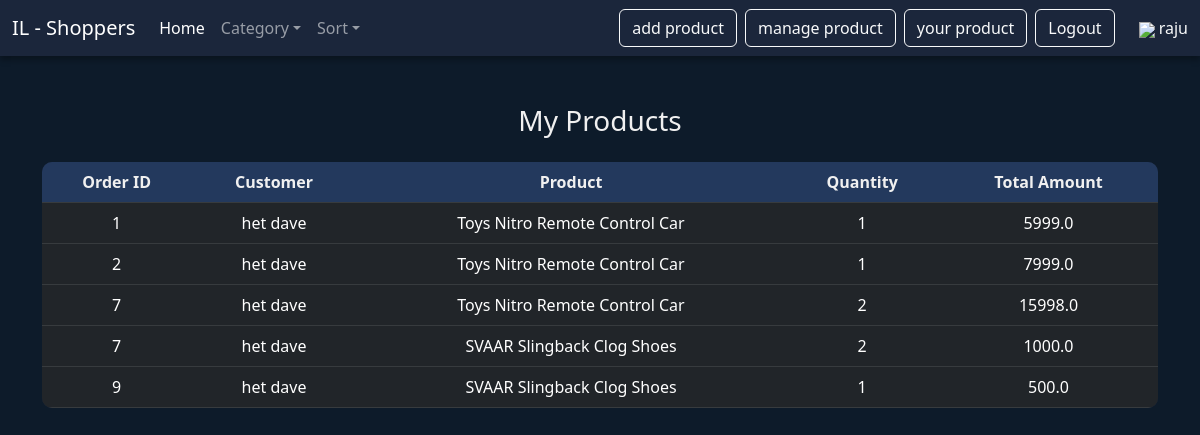
The app's page /sellerorders (signed in) with its own data.
### app1/models.py (models this page shows, shortened)
class Cart(models.Model):
    userid=models.ForeignKey(RegisterModel,on_delete=models.CASCADE)
    productid=models.ForeignKey(product,on_delete=models.CASCADE)
    quantity=models.IntegerField()
    totalprice=models.FloatField()
    orderstatus=models.IntegerField()
    orderid=models.IntegerField()

class RegisterModel(models.Model):
    name = models.CharField(max_length=25)
    email = models.EmailField()
    phone = models.IntegerField()
    password = models.CharField(max_length=16)
    address = models.TextField()
    dp = models.ImageField(upload_to="photos")
    gender = models.CharField(max_length=10)
    role = models.CharField(max_length=10)

class product(models.Model):
    pname=models.CharField(max_length=30)
    catid=models.ForeignKey(category,on_delete=models.CASCADE)
    pimg=models.ImageField(upload_to="photos")
    price=models.FloatField()
    description=models.TextField()
    status=models.CharField(max_length=15,default='available')
    sellerid=models.ForeignKey(RegisterModel,on_delete=models.CASCADE)
    color = models.ManyToManyField(color, blank=True)

### app1/views.py (the view)
# urls.py: path('sellerorders',views.sellerorders),
def sellerorders(request):
    sellerid = request.session["log_id"]
    seller_products = product.objects.filter(sellerid=RegisterModel(id=sellerid))
    seller_product_ids = seller_products.values_list('id',flat=True)
    cart_items = Cart.objects.filter(productid__in = seller_product_ids, orderstatus = 0)
    context = {
        "items":cart_items
    }
    return render(request,"sellerorder.html",context)

### app1/templates/sellerorder.html (shortened to what this page needs)
<!DOCTYPE html>
<html lang="en">
<head>
    <link href="https://cdn.jsdelivr.net/npm/bootstrap@5.3.0-alpha3/dist/css/bootstrap.min.css" rel="stylesheet">
</head>
<body>
{%include 'nav.html'%}
<div class="container my-5">
    <h3 class="text-center mb-4">My Products</h3>
    {% if items %}
    <div class="table-responsive">
        <table class="table table-dark table-hover text-center">
            <thead>
                <tr>
                    <th>Order ID</th>
                    <th>Customer</th>
                    <th>Product</th>
                    <th>Quantity</th>
                    <th>Total Amount</th>
                </tr>
            </thead>
            <tbody>
            {% for item in items %}
                <tr>
                    <td>{{ item.orderid }}</td>
                    <td>{{ item.userid.name }}</td>
                    <td>{{ item.productid.pname }}</td>
                    <td>{{ item.quantity }}</td>
                    <td>{{ item.totalprice }}</td>
                </tr>
            {% endfor %}
            </tbody>
        </table>
        {% else %}
            <center><h1>No Order Received</h1></center>
        {% endif %}
    </div>
</div>
</body>
</html>

### app1/templates/sellerorder.html (style rules this page uses)
body { background-color: #0d1b2a; color: #f0f0f0; }
.table { background-color: #1b263b; border-radius: 10px; overflow: hidden; }
.table th { background-color: #23395d; color: #f0f0f0; }

### records on screen
Cart: orderid "1", userid.name "het dave", productid.pname "Toys Nitro Remote Control Car", quantity "1", totalprice "5999.0"
Cart: orderid "2", userid.name "het dave", productid.pname "Toys Nitro Remote Control Car", quantity "1", totalprice "7999.0"
Cart: orderid "7", userid.name "het dave", productid.pname "Toys Nitro Remote Control Car", quantity "2", totalprice "15998.0"
Cart: orderid "7", userid.name "het dave", productid.pname "SVAAR Slingback Clog Shoes", quantity "2", totalprice "1000.0"
Cart: orderid "9", userid.name "het dave", productid.pname "SVAAR Slingback Clog Shoes", quantity "1", totalprice "500.0"

### other values on screen
{{ request.session.log_name }} "raju"
